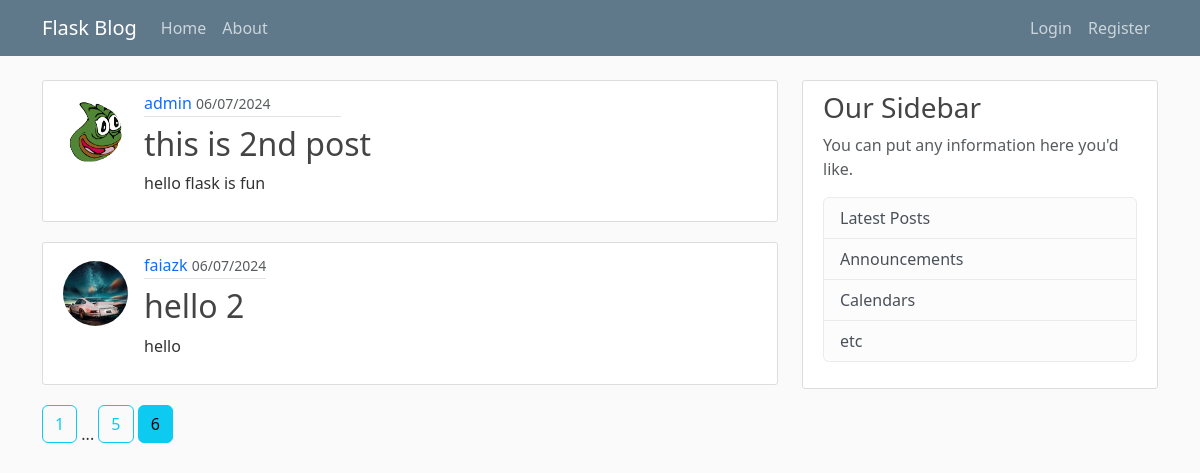
Screenshot of /home?page=6 with the database file from the repository.
### flaskpro/models.py (models this page shows, shortened)
class Post(db.Model):
    id = db.Column(db.Integer, primary_key=True)
    title = db.Column(db.String(100), nullable=False)
    time_posted = db.Column(db.DateTime, nullable=False, default=datetime.now(timezone.utc))#
    content = db.Column(db.Text, nullable=False)
    user_id = db.Column(db.Integer, db.ForeignKey('user.id'), nullable=False)

class User(db.Model, UserMixin):
    id = db.Column(db.Integer, primary_key=True)
    username = db.Column(db.String(20), unique=True, nullable=False)
    email = db.Column(db.String(30), unique=True, nullable=False)
    image_file = db.Column(db.String(20), nullable=False, default='default.jpg')
    password = db.Column(db.String(60), nullable=False)
    posts = db.relationship('Post', backref='author', lazy=True)

### flaskpro/routes.py (the view)
@app.route("/")
@app.route("/home")
def home():  # name of this function  is also called endpoint & this defines/represents the path-> /home or /.
    page = request.args.get('page', 1, type=int)
    posts = Post.query.order_by(Post.time_posted.desc()).paginate(page=page, per_page=2)
    return render_template("home.html", posts=posts)

### flaskpro/templates/home.html
{% extends 'layout.html'%}
{% block content%}
    {% for post in posts.items %}
        <article class="media content-section">
            <img  class="rounded-circle article-img" src="{{ url_for('static', filename='Pictures/' + post.author.image_file) }}">
            <div class="media-body">
                <div class="article-metadata">
                    <a class="mr-2" href="#">{{ post.author.username }}</a>
                    <small class="text-muted">{{ post.time_posted.strftime("%d/%m/%Y") }}</small>
                </div>
                <h2><a class="article-title" href="{{ url_for('post', post_id=post.id) }}">{{ post.title }}</a></h2>
                <p class="article-content">{{ post.content }}</p>
            </div>
        </article>
    {% endfor %}
    {% for page_num in posts.iter_pages(left_edge=1, left_current=1, right_edge=1, right_current=2) %}
        {% if page_num %}
            {% if posts.page == page_num %}
                <a class="btn btn-info mb-4" href="{{ url_for('home', page=page_num) }}">{{ page_num }}</a>
            {% else %}
                <a class="btn btn-outline-info mb-4" href="{{ url_for('home', page=page_num) }}">{{ page_num }}</a>
            {% endif %}
        {% else %}
            ...
        {% endif %}
    {% endfor %}
{% endblock %}

### flaskpro/static/main.css (style rules this page uses)
body { background: #fafafa; color: #333333; margin-top: 5rem; }
h1, h2, h3, h4, h5, h6 { color: #444444; }
.content-section { background: #ffffff; padding: 10px 20px; border: 1px solid #dddddd; border-radius: 3px; margin-bottom: 20px; }
.article-title { color: #444444; }
a,article:link { text-decoration: none; }
.article-content { white-space: pre-line; }
.article-img { height: 65px; width: 65px; margin-right: 16px; margin-top: -40px; }
.article-metadata { padding-bottom: 1px; margin-right: 30px; margin-bottom: 8px; border-bottom: 1px solid #e3e3e3 }
.media { display: flex; align-items: center; }

### rows the page displays
Post: image_file (placeholder picture), author.username "admin", time_posted "06/07/2024", title "this is 2nd post", content "hello flask is fun"
Post: image_file (picture), author.username "faiazk", time_posted "06/07/2024", title "hello 2", content "hello"

### other values shown
{{ page_num }} "1" "5"
{{ page_num }} "6"
